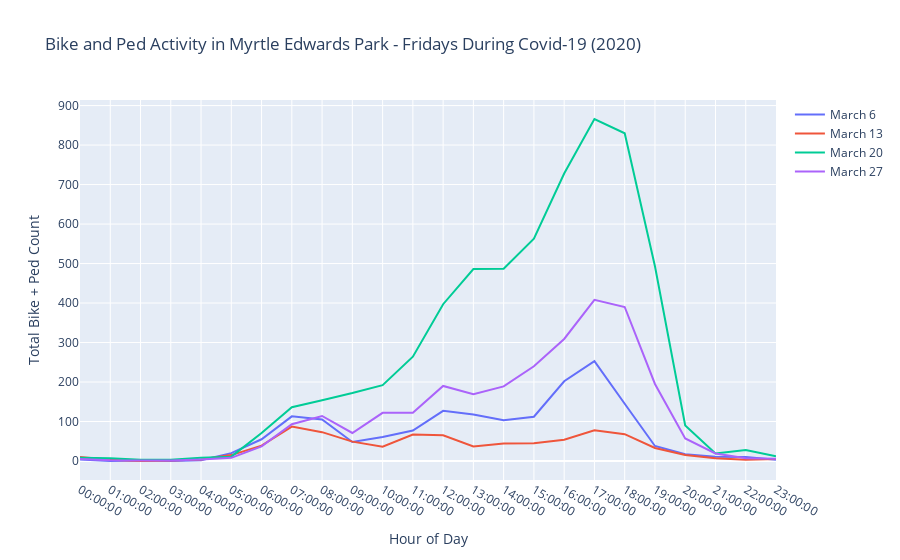

Notebook source saved alongside this figure:
### Markdown cell above
So far we've been looking at March 2020 only as a whole. Let's zoom in on March 2020 by graphing hourly counts for every Friday that month. I posit that counts will creep up week after week, as more and more people begin working from home and looking for ways to get some exercise during and after work.

### Code cell
fig = go.Figure()
fig.add_trace(go.Scatter(x=alltimes, y=hourlycounts('3/6/2020'),
                    mode='lines',
                    name='March 6'))
fig.add_trace(go.Scatter(x=alltimes, y=hourlycounts('3/13/2020'),
                    mode='lines',
                    name='March 13'))
fig.add_trace(go.Scatter(x=alltimes, y=hourlycounts('3/20/2020'),
                    mode='lines',
                    name='March 20'))
fig.add_trace(go.Scatter(x=alltimes, y=hourlycounts('3/27/2020'),
                    mode='lines',
                    name='March 27'))

fig.update_layout(title='Bike and Ped Activity in Myrtle Edwards Park - Fridays During Covid-19 (2020)',
                   xaxis_title='Hour of Day',
                   yaxis_title='Total Bike + Ped Count')
fig.show()

### Figure 1 — Plotly figure (JSON) as saved in the notebook; plotly's stock layout.template omitted (floating-point values rounded to 4 significant figures)
{"data": [{"mode": "lines", "name": "March 6", "type": "scatter", "x": ["00:00:00", "01:00:00", "02:00:00", "03:00:00", "04:00:00", "05:00:00", "06:00:00", "07:00:00", "08:00:00", "09:00:00", "10:00:00", "11:00:00", "12:00:00", "13:00:00", "14:00:00", "15:00:00", "16:00:00", "17:00:00", "18:00:00", "19:00:00", "20:00:00", "21:00:00", "22:00:00", "23:00:00"], "y": [4, 0, 1, 0, 2, 20, 55, 113, 105, 48, 61, 77, 127, 118, 103, 112, 202, 253, 145, 38, 17, 11, 10, 3]}, {"mode": "lines", "name": "March 13", "type": "scatter", "x": ["00:00:00", "01:00:00", "02:00:00", "03:00:00", "04:00:00", "05:00:00", "06:00:00", "07:00:00", "08:00:00", "09:00:00", "10:00:00", "11:00:00", "12:00:00", "13:00:00", "14:00:00", "15:00:00", "16:00:00", "17:00:00", "18:00:00", "19:00:00", "20:00:00", "21:00:00", "22:00:00", "23:00:00"], "y": [10, 3, 0, 1, 4, 15, 39, 87, 73, 49, 36, 67, 65, 37, 44, 45, 54, 78, 68, 33, 15, 7, 3, 5]}, {"mode": "lines", "name": "March 20", "type": "scatter", "x": ["00:00:00", "01:00:00", "02:00:00", "03:00:00", "04:00:00", "05:00:00", "06:00:00", "07:00:00", "08:00:00", "09:00:00", "10:00:00", "11:00:00", "12:00:00", "13:00:00", "14:00:00", "15:00:00", "16:00:00", "17:00:00", "18:00:00", "19:00:00", "20:00:00", "21:00:00", "22:00:00", "23:00:00"], "y": [8, 7, 3, 3, 8, 11, 71, 136, 154, 172, 192, 264, 397, 486, 487, 563, 728, 866, 830, 493, 90, 19, 28, 12]}, {"mode": "lines", "name": "March 27", "type": "scatter", "x": ["00:00:00", "01:00:00", "02:00:00", "03:00:00", "04:00:00", "05:00:00", "06:00:00", "07:00:00", "08:00:00", "09:00:00", "10:00:00", "11:00:00", "12:00:00", "13:00:00", "14:00:00", "15:00:00", "16:00:00", "17:00:00", "18:00:00", "19:00:00", "20:00:00", "21:00:00", "22:00:00", "23:00:00"], "y": [5, 2, 1, 1, 4, 8, 37, 93, 114, 71, 122, 122, 190, 169, 189, 240, 309, 408, 390, 195, 57, 19, 7, 6]}], "layout": {"autosize": true, "title": {"text": "Bike and Ped Activity in Myrtle Edwards Park - Fridays During Covid-19 (2020)"}, "xaxis": {"autorange": true, "range": [0, 23], "title": {"text": "Hour of Day"}, "type": "category"}, "yaxis": {"autorange": true, "range": [-48.11, 914.1], "title": {"text": "Total Bike + Ped Count"}, "type": "linear"}}}
